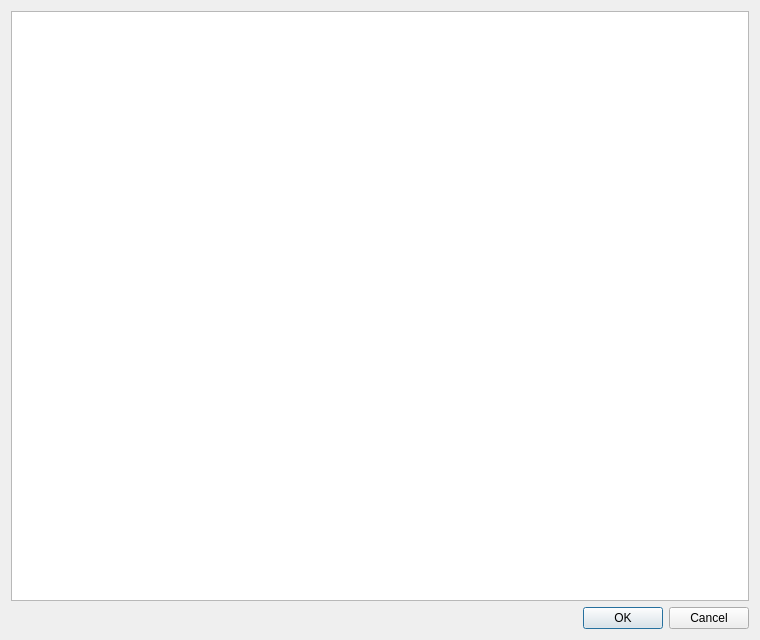
<?xml version="1.0" encoding="UTF-8"?>
<ui version="4.0">
 <class>PreviewDialog</class>
 <widget class="QDialog" name="PreviewDialog">
  <property name="geometry">
   <rect>
    <x>0</x>
    <y>0</y>
    <width>760</width>
    <height>640</height>
   </rect>
  </property>
  <property name="windowTitle">
   <string>生成预览</string>
  </property>
  <property name="windowIcon">
   <iconset>
    <normaloff>../../../COPA/COPAv2.ico</normaloff>../../../COPA/COPAv2.ico</iconset>
  </property>
  <layout class="QVBoxLayout" name="verticalLayout">
   <item>
    <widget class="QTextBrowser" name="textBrowser"/>
   </item>
   <item>
    <widget class="QDialogButtonBox" name="buttonBox">
     <property name="standardButtons">
      <set>QDialogButtonBox::StandardButton::Cancel|QDialogButtonBox::StandardButton::Ok</set>
     </property>
    </widget>
   </item>
  </layout>
 </widget>
 <resources/>
 <connections/>
</ui>
